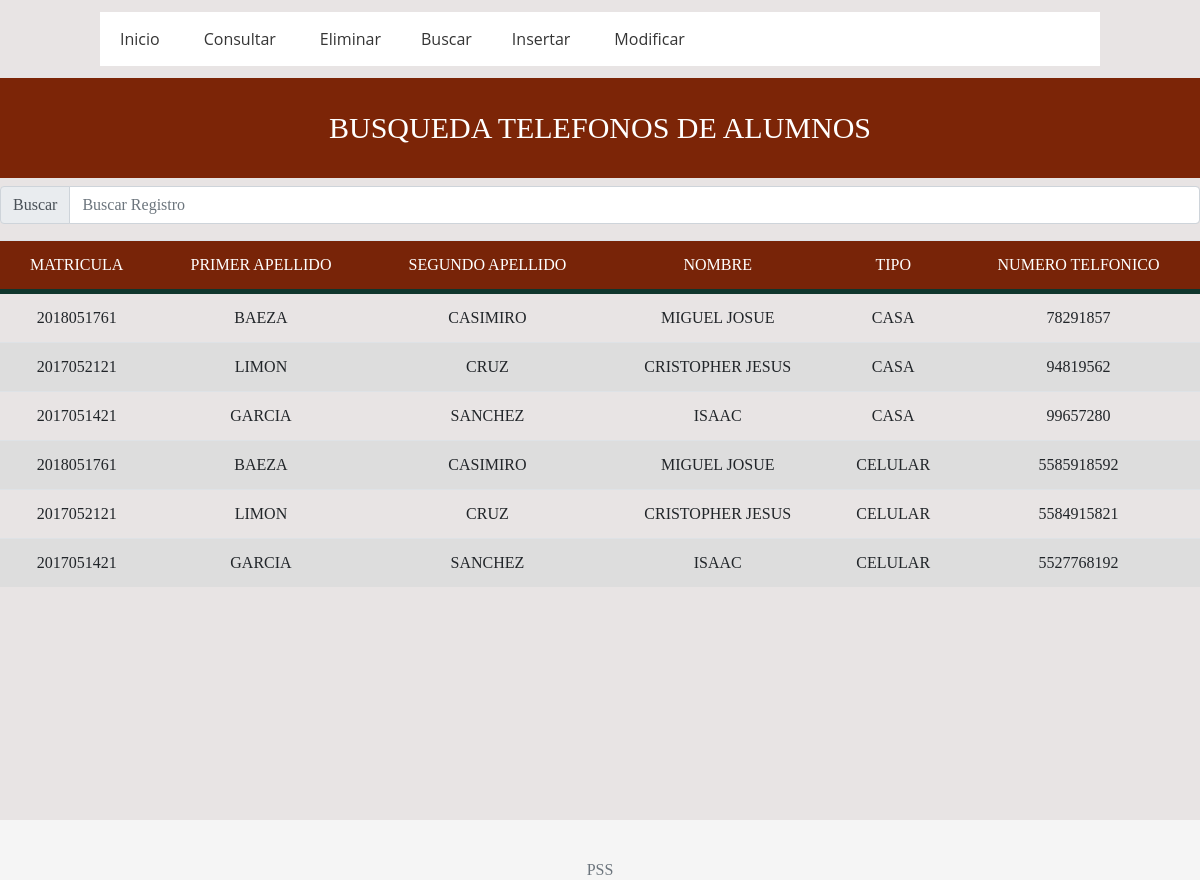
The page /BUSCAR/buscar_alutel.php on the database its author committed.
### tables this page shows
CREATE TABLE ALUTEL(
ID_TELEFONO2 INT,
MATRICULA2 INT,
FON VARCHAR(100),
CONSTRAINT FK_ITEL2 FOREIGN KEY(ID_TELEFONO2) REFERENCES TELEFONO(ID_TELEFONO)ON DELETE SET NULL,
CONSTRAINT FK_MATT2 FOREIGN KEY(MATRICULA2) REFERENCES ALUMNO(MATRICULA) ON DELETE SET NULL)
ENGINE INNODB;

CREATE TABLE ALUMNO(
MATRICULA INT,
NOMBRE VARCHAR(50),
APE_P VARCHAR(50),
APE_M VARCHAR(50), 
FOTO VARCHAR(100),
GRUPO VARCHAR(50),
GENERO VARCHAR(50),
CURP VARCHAR(50),
CORREO VARCHAR(50),
PESO int,
ALTURA int,
ID_SAN1 INT,
ID_TURNO1 INT,
ID_CARRERA1 INT,
ID_ESTATUS1 INT,
CONSTRAINT PK_MAT PRIMARY KEY(MATRICULA),
CONSTRAINT FK_ISAN1 FOREIGN KEY(ID_SAN1) REFERENCES SANGRE(ID_SAN) ON DELETE SET NULL,
CONSTRAINT FK_ITUR1 FOREIGN KEY(ID_TURNO1) REFERENCES TURNO(ID_TURNO)ON DELETE SET NULL,
CONSTRAINT FK_ICAR1 FOREIGN KEY(ID_CARRERA1) REFERENCES CARRERA(ID_CARRERA)ON DELETE SET NULL,
CONSTRAINT FK_EST1 FOREIGN KEY(ID_ESTATUS1) REFERENCES ESTATUS(ID_ESTATUS)ON DELETE SET NULL)
ENGINE INNODB;

CREATE TABLE TELEFONO(
ID_TELEFONO INT,
TIPO_TELEFONO VARCHAR(100),
CONSTRAINT PK_ITEL PRIMARY KEY(ID_TELEFONO))
ENGINE INNODB;

### BUSCAR/buscar_alutel.php (the view, shortened to what this page needs)
<!doctype html>
<html lang="es">
<head>
  <link rel="stylesheet" href="ostras.css">
<link href="dist/css/bootstrap.min.css" rel="stylesheet">
<link href="assets/css/sticky-footer-navbar.css" rel="stylesheet">
<link rel="stylesheet" href="http://code.jquery.com/ui/1.10.1/themes/base/jquery-ui.css" />
	</head>
<head>
  <link rel="stylesheet" href="ostras.css">
</head>
<body>
</body>
</html>
<head>
  <link rel="stylesheet" href="ostras.css"><link rel="stylesheet" href="butt.css">
</head>
<body>
  <header>
    <nav class="navegacion">
      <ul class="menu">
        <li><a href="../menuostia.php">Inicio</a></li>
        <li><a href="../CONSULTAS/consulta_alutel.php">Consultar</a></li>
        <li><a href="../BORRAR/borrar_alutel.php">Eliminar</a>
          <li><a href="../BUSCAR/buscar_alutel.php">Buscar</a>
		  <li><a href="../INSERTAR/insertar_alutel.php">Insertar</a></li>
		  <li><a href="../MODIFICAR/modificar_alutel.php">Modificar</a></li>
          </ul>
    </nav>
  </header>
</body>
</html>
 <html>
    <html>
    	<head> <meta charset="UTF-8">
    	<title>Alumno - Poli Search System 2.0</title> <link rel="stylesheet" href="dis.css">
    	<link rel="stylesheet" type="text/css" href="jamon.css">
    	</head>
    	<body>
    	<header>
		<h1 id="titulo">  BUSQUEDA TELEFONOS DE ALUMNOS </h1> </header>
 		<div align="center">
  <link rel="stylesheet" href="ostras.css"><link rel="stylesheet" href="butt.css">
			 <link rel="stylesheet" href="ostras.css">
		</body>
	</html>
<head>
<div class="input-group mb-3">
  <div class="input-group-prepend">
    <span class="input-group-text" id="basic-addon1">Buscar</span>
  </div>
  <input id="FiltrarContenido" type="text" class="form-control" placeholder="Buscar Registro" aria-label="Alumno" aria-describedby="basic-addon1">
</div>
	    <table class="table table-hover">
       <thead>
          <tr align="center">
    <td>MATRICULA</td>
    <td>PRIMER APELLIDO</td>
    <td>SEGUNDO APELLIDO</td>
    <td>NOMBRE</td>
    <td>TIPO</td>
    <td>NUMERO TELFONICO</td>
    </tr></thead>
        <tbody class="BusquedaRapida">
<?php
	$con = connect();
    $consulta = "SELECT MATRICULA2,APE_P,APE_M,NOMBRE,TIPO_TELEFONO,FON FROM ALUTEL INNER JOIN ALUMNO ON ALUTEL.MATRICULA2=ALUMNO.MATRICULA INNER JOIN TELEFONO ON ALUTEL.ID_TELEFONO2=TELEFONO.ID_TELEFONO";
	$resultado1 = mysqli_query($con , $consulta);
	while ($row=mysqli_fetch_array ($resultado1))
	{
	echo "<tr><td>". $row["MATRICULA2"]. "</td>";
	echo "<td>". $row["APE_P"]. "</td>";
	echo "<td>". $row["APE_M"]. "</td>";
	echo "<td>". $row["NOMBRE"]. "</td>";
	echo "<td>". $row["TIPO_TELEFONO"]. "</td>";
	echo "<td>". $row["FON"]. "</td>";
	}
?>
</tbody>
      </table>
    <footer class="footer">
      <div class="container">
        <span class="text-muted">PSS</a></p></span>
      </div>
    </footer>
  </body>
</html>

### BUSCAR/ostras.css (style rules this page uses)
* { margin: 0; padding: 0; -webkit-box-sizing: border-box; -moz-box-sizing: border-box; box-sizing: border-box; }
body { background: #E8E4E4; }
header { width: 100%; }
.navegacion { width: 1000px; margin: -4px auto; background: #fff; }
.navegacion ul { list-style: none; }
.menu > li { position: relative; display: inline-block; }
.menu > li > a { display: block; padding: 15px 20px; color: #353535; font-family: 'Open sans'; text-decoration: none; }

### BUSCAR/assets/css/sticky-footer-navbar.css (style rules this page uses)
html { position: relative; min-height: 100%; }
body { margin-bottom: 60px; }
.footer { position: absolute; bottom: 0; width: 100%; height: 60px; line-height: 60px; background-color: #f5f5f5; }
.footer > .container { padding-right: 15px; padding-left: 15px; }

### BUSCAR/butt.css (style rules this page uses)
body { margin: 0; padding: 0; }
.container { text-align: center; margin-top: 20px; }

### BUSCAR/dis.css (style rules this page uses)
body { background-color: #E8E4E4; font-family: Calibri; }
table { background-color: white; text-align: center; border-collapse: collapse; width: 100%; }
th, td { padding: 20px; }
thead { background-color: #782408; border-bottom: solid 5px #0F362D; color: white; }
tr:nth-child(even) { background-color: #ddd; }

### BUSCAR/jamon.css (style rules this page uses)
header #titulo { text-align: center; padding: 32px 32px; font-size: 30px; background-color:#7c2507; color: white; font-family: candara; }

### rows shown on the page
alutel: MATRICULA2 "2018051761", MATRICULA2.APE_P "BAEZA", MATRICULA2.APE_M "CASIMIRO", MATRICULA2.NOMBRE "MIGUEL JOSUE", ID_TELEFONO2.TIPO_TELEFONO "CASA", FON "78291857"
alutel: MATRICULA2 "2017052121", MATRICULA2.APE_P "LIMON", MATRICULA2.APE_M "CRUZ", MATRICULA2.NOMBRE "CRISTOPHER JESUS", ID_TELEFONO2.TIPO_TELEFONO "CASA", FON "94819562"
alutel: MATRICULA2 "2017051421", MATRICULA2.APE_P "GARCIA", MATRICULA2.APE_M "SANCHEZ", MATRICULA2.NOMBRE "ISAAC", ID_TELEFONO2.TIPO_TELEFONO "CASA", FON "99657280"
alutel: MATRICULA2 "2018051761", MATRICULA2.APE_P "BAEZA", MATRICULA2.APE_M "CASIMIRO", MATRICULA2.NOMBRE "MIGUEL JOSUE", ID_TELEFONO2.TIPO_TELEFONO "CELULAR", FON "5585918592"
alutel: MATRICULA2 "2017052121", MATRICULA2.APE_P "LIMON", MATRICULA2.APE_M "CRUZ", MATRICULA2.NOMBRE "CRISTOPHER JESUS", ID_TELEFONO2.TIPO_TELEFONO "CELULAR", FON "5584915821"
alutel: MATRICULA2 "2017051421", MATRICULA2.APE_P "GARCIA", MATRICULA2.APE_M "SANCHEZ", MATRICULA2.NOMBRE "ISAAC", ID_TELEFONO2.TIPO_TELEFONO "CELULAR", FON "5527768192"
